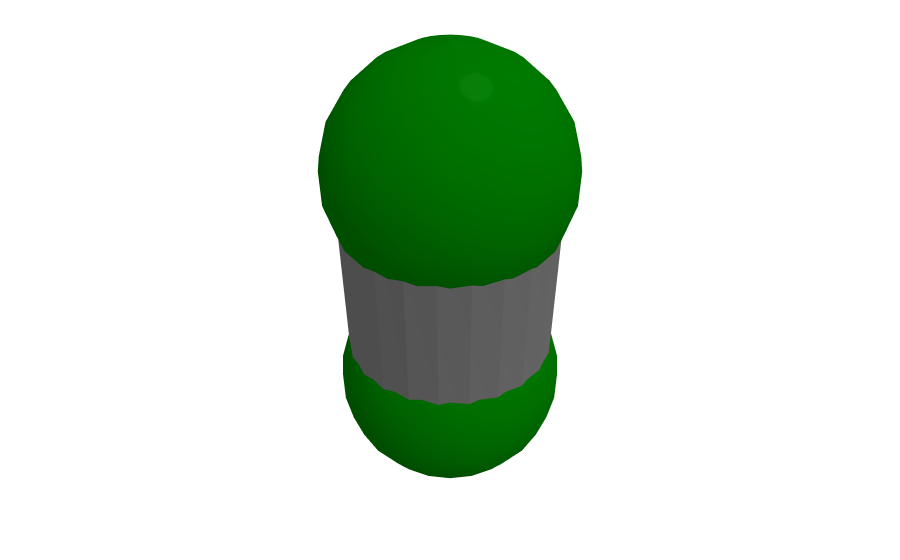

This figure's notebook cell:
### Code cell
fig = Figure()

fig.add_trace(shapes.get_sphere(point=[0,0,0], radius=.5, color='green'))
fig.add_trace(shapes.get_sphere(point=[0,0,1], radius=.5, color='green'))
fig.add_trace(shapes.get_cylinder([0,0,1], [0,0,0], radius=.45, color='grey'))
fig.show()

### Figure 1 — Plotly figure (JSON) as saved in the notebook; plotly's stock layout.template omitted (floating-point values rounded to 4 significant figures; data arrays with more than 128 entries replaced by an {"elided": "..."} marker saying what was removed)
{"data": [{"alphahull": 0, "cmin": -7, "color": "green", "flatshading": false, "lighting": {"ambient": 0.6, "diffuse": 0.35, "facenormalsepsilon": 1e-15, "fresnel": 0.05, "roughness": 0.05, "specular": 0.03, "vertexnormalsepsilon": 1e-15}, "lightposition": {"x": 100, "y": 100, "z": 0}, "type": "mesh3d", "x": {"elided": "288 float values"}, "y": {"elided": "288 float values"}, "z": {"elided": "288 float values"}}, {"alphahull": 0, "cmin": -7, "color": "green", "flatshading": false, "lighting": {"ambient": 0.6, "diffuse": 0.35, "facenormalsepsilon": 1e-15, "fresnel": 0.05, "roughness": 0.05, "specular": 0.03, "vertexnormalsepsilon": 1e-15}, "lightposition": {"x": 100, "y": 100, "z": 0}, "type": "mesh3d", "x": {"elided": "288 float values"}, "y": {"elided": "288 float values"}, "z": {"elided": "288 float values"}}, {"alphahull": 0, "cmin": -7, "color": "grey", "flatshading": true, "lighting": {"ambient": 0.6, "diffuse": 0.35, "facenormalsepsilon": 1e-15, "fresnel": 0.05, "roughness": 0.05, "specular": 0.03, "vertexnormalsepsilon": 1e-15}, "lightposition": {"x": 100, "y": 200, "z": 0}, "type": "mesh3d", "x": [-0.45, -0.4333, -0.3845, -0.3071, -0.207, -0.09156, 0.03071, 0.1507, 0.2595, 0.3491, 0.4127, 0.4458, 0.4458, 0.4127, 0.3491, 0.2595, 0.1507, 0.03071, -0.09156, -0.207, -0.3071, -0.3845, -0.4333, -0.45, -0.45, -0.4333, -0.3845, -0.3071, -0.207, -0.09156, 0.03071, 0.1507, 0.2595, 0.3491, 0.4127, 0.4458, 0.4458, 0.4127, 0.3491, 0.2595, 0.1507, 0.03071, -0.09156, -0.207, -0.3071, -0.3845, -0.4333, -0.45], "y": [0, -0.1214, -0.2338, -0.3289, -0.3995, -0.4406, -0.449, -0.424, -0.3676, -0.284, -0.1793, -0.06127, 0.06127, 0.1793, 0.284, 0.3676, 0.424, 0.449, 0.4406, 0.3995, 0.3289, 0.2338, 0.1214, 1.102e-16, 0, -0.1214, -0.2338, -0.3289, -0.3995, -0.4406, -0.449, -0.424, -0.3676, -0.284, -0.1793, -0.06127, 0.06127, 0.1793, 0.284, 0.3676, 0.424, 0.449, 0.4406, 0.3995, 0.3289, 0.2338, 0.1214, 1.102e-16], "z": [1, 1, 1, 1, 1, 1, 1, 1, 1, 1, 1, 1, 1, 1, 1, 1, 1, 1, 1, 1, 1, 1, 1, 1, 0, 0, 0, 0, 0, 0, 0, 0, 0, 0, 0, 0, 0, 0, 0, 0, 0, 0, 0, 0, 0, 0, 0, 0]}], "layout": {"dragmode": "orbit", "margin": {"b": 0, "l": 0, "r": 0, "t": 0}, "scene": {"aspectmode": "data", "xaxis": {"showbackground": false, "showgrid": false, "showline": false, "showspikes": false, "showticklabels": false, "ticks": "", "title": {"text": ""}, "zeroline": false}, "yaxis": {"showbackground": false, "showgrid": false, "showline": false, "showspikes": false, "showticklabels": false, "ticks": "", "title": {"text": ""}, "zeroline": false}, "zaxis": {"showbackground": false, "showgrid": false, "showline": false, "showspikes": false, "showticklabels": false, "ticks": "", "title": {"text": ""}, "zeroline": false}}, "showlegend": false}}
